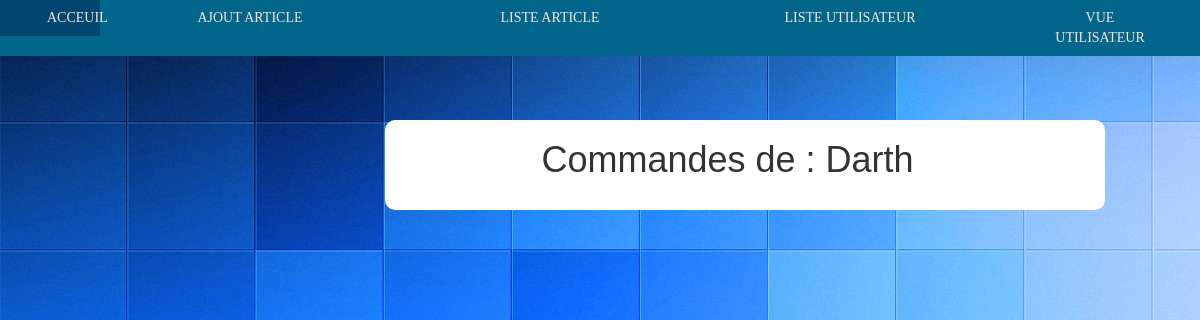
The app's page /admin/index.php?c=admin&a=commande&id=2, older data.
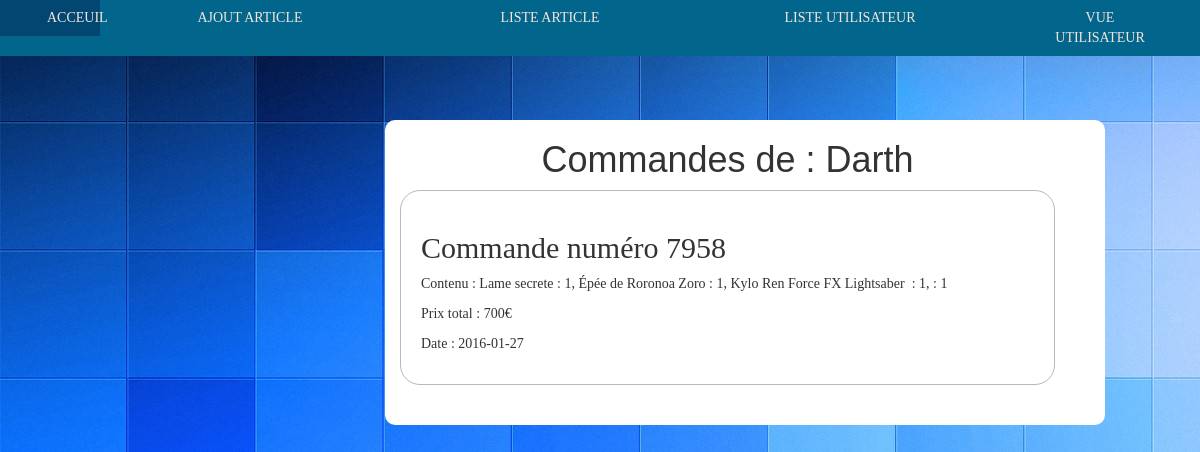
The same page, newer data.
### tables this page shows
CREATE TABLE IF NOT EXISTS `users` (
  `id_users` int(11) NOT NULL AUTO_INCREMENT,
  `image_profil` varchar(250) NOT NULL,
  `nom` varchar(35) DEFAULT NULL,
  `prenom` varchar(35) DEFAULT NULL,
  `pseudo` varchar(50) DEFAULT NULL,
  `admin` tinyint(1) NOT NULL,
  `email` varchar(255) DEFAULT NULL,
  `age` int(11) DEFAULT NULL,
  `mot_de_passe` varchar(100) DEFAULT NULL,
  `numero_rue` int(11) NOT NULL,
  `rue` varchar(25) DEFAULT NULL,
  `ville` varchar(25) DEFAULT NULL,
  `code_postal` int(11) DEFAULT NULL,
  PRIMARY KEY (`id_users`)
);

CREATE TABLE IF NOT EXISTS `commande` (
  `id_commande` int(11) NOT NULL AUTO_INCREMENT,
  `numero_commande` int(11) DEFAULT NULL,
  `descriptif` text NOT NULL,
  `date_commande` date NOT NULL,
  `prix_commande` int(11) DEFAULT NULL,
  `id_users` int(11) DEFAULT NULL,
  PRIMARY KEY (`id_commande`),
  KEY `FK_commande_id_users` (`id_users`)
);

### controllers/commande.php (called while the page is built, shortened)
<?php
require_once($_SERVER['DOCUMENT_ROOT'].'boutique/models/commande.php');
class Controller_Commande {
	public function showBilletAdmin()
	{
		$id = $_GET['id'];
		$commande = new Model_Commande();
		$listCommande = $commande->getBillet($id);
		require_once($_SERVER['DOCUMENT_ROOT']).'boutique/admin/views/commande.php';
	}
}

### library/db.php (called while the page is built, shortened)
<?php
class DB {
	private static $_instance = null;
	private function __construct()
	{
		$this->connexionBDD = new PDO("mysql:host=localhost;dbname=eboutique", "root", "");
	}
	public static function getInstance()
	{
		if(is_null(self::$_instance)) {
			self::$_instance = new DB();
		}
		return self::$_instance;
	}
	public function get($query)
	{
		$reponse = self::$_instance->connexionBDD->query($query);
		$resultat = $reponse->fetchAll();
		return $resultat;
	}
}
?>

### controllers/utilisateur.php (called while the page is built, shortened)
<?php
require_once($_SERVER['DOCUMENT_ROOT'].'/boutique/models/utilisateur.php');
class Controller_Utilisateur {
	public function listUsersAdmin()
	{
		$users = new Model_Utilisateur();
		$listUsers = $users->listAllUsers();
		return $listUsers;
	}
}

### models/utilisateur.php (called while the page is built, shortened)
<?php
require_once($_SERVER['DOCUMENT_ROOT'].'/boutique/library/db.php');
class Model_Utilisateur {
	private $db;
	public function __construct()
	{
		$this->db = DB::getInstance();
	}
	public function listAllUsers()
	{
		$query = 'SELECT * FROM `users`;';
		$resultat = $this->db->get($query);
		return $resultat;
	}
}
?>

### models/commande.php (called while the page is built, shortened)
<?php
require_once($_SERVER['DOCUMENT_ROOT'].'boutique/library/db.php');
class Model_Commande {
	private $db;
	public function __construct()
	{
		$this->db = DB::getInstance();
	}
	public function getBillet($id)
	{
		$query = 'SELECT * FROM commande WHERE id_users = '.$id;
		$resultat = $this->db->get($query);
		return $resultat;
	}
}

### admin/views/commande.php (the view)
<div class='container-fluid'>
	<div class='row'>
		<main class='col-xs-12 main__only'>
		<?php
			require_once($_SERVER['DOCUMENT_ROOT']).'boutique/controllers/utilisateur.php';
			$users = new Controller_Utilisateur();
			$listUsers = $users->listUsersAdmin();
			echo '<h1> Commandes de : '.$listUsers[$_GET['id']]['nom'].' </h1>';
			foreach($listCommande as $commande) {
				echo '<div class="commande__description">';
				echo '<h2> Commande numéro '.$commande['numero_commande'].'</h2>';
				echo '<p> Contenu : '.$commande['descriptif'].'</p>';
				echo '<p> Prix total : '.$commande['prix_commande'].'€</p>';
				echo '<p> Date : '.$commande['date_commande'].'<p>';
				echo '</div>';
			}
		 ?>
		</main>
	</div>
</div>

Row changes from the older to the newer data that the page shows:
added commande: numero_commande "7958", descriptif "Lame secrete : 1, Épée de Roronoa Zoro : 1, Kylo Ren Force FX Lightsaber : 1, : 1", prix_commande "700", date_commande "2016-01-27"
